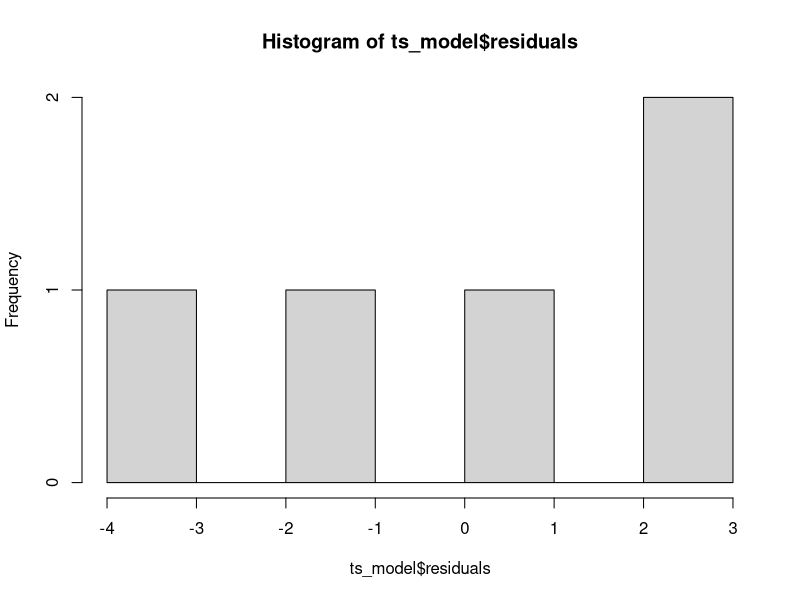
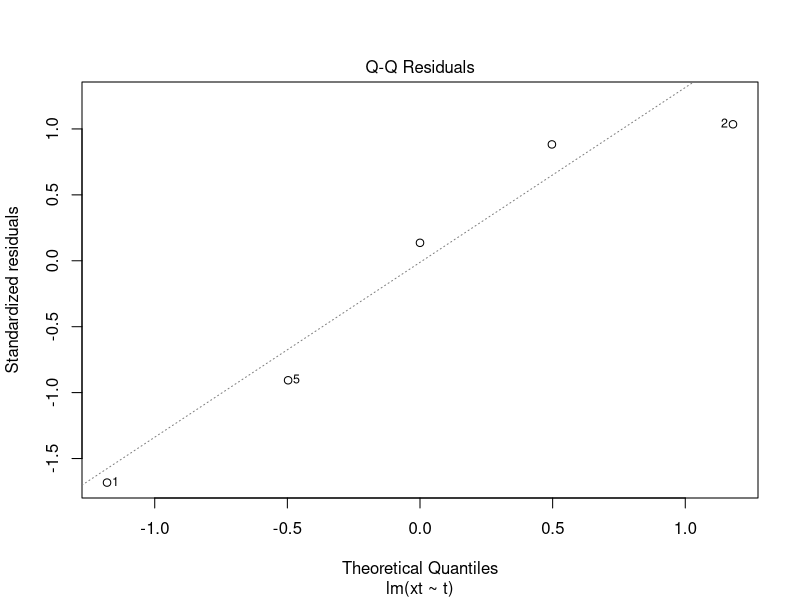

The R script that drew these images, in order:
t <- c(5,7,12,16,20)
xt <- c(4,12,18,21,24)

# xt depends on t
ts_model <- lm(xt~t)
summary(ts_model)

# Residual Analysis - Check assumptions of linear model
# 1. Normality check on residuals - histogram, qqplot
# 2. Homoscedasticity - Residuals should have constant variance
# 3. Independence of residuals

# Fitted model: yt=1.15+1.22
# Residuals = Observed - fitted

ts_model$residuals

hist(ts_model$residuals)

# Normal QQ Plot
plot(ts_model, 2)